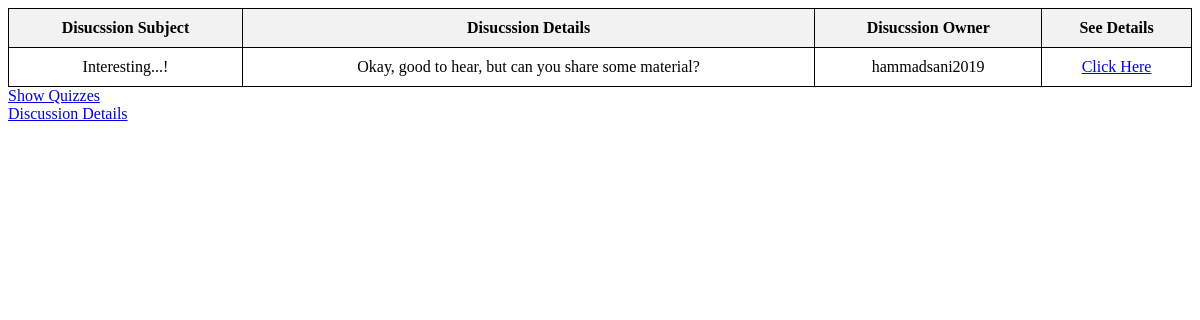
Page /quiz_attempter_homepage/view_discussions/10/ on the committed database.
### quiz_attempter_management/models.py (models this page shows)
class Discussion(models.Model):
    quiz_attempter = models.ForeignKey(QuizAttempter, on_delete=models.CASCADE)
    quiz = models.ForeignKey(Quiz, on_delete=models.CASCADE)
    subject = models.CharField(max_length=200)
    details = models.TextField()

### quiz_attempter_management/views.py (the view)
# urls.py: path('view_discussions/<int:quiz_id>/', views.view_discussions, name="viewdiscussions"),
def view_discussions(request, quiz_id):
    discussions = Discussion.objects.filter(quiz=quiz_id)
    return render(request, 'quiz_attempter_management/view_discussion.html', {"discussions": discussions,
                                                                              'quiz_id': quiz_id})

### quiz_attempter_management/templates/quiz_attempter_management/view_discussion.html (shortened to what this page needs)
{% extends "authentication_system.html" %}
{% block title %}
    <head>
    </head>
{% endblock title %}
{% block content %}
    {% if discussions %}
        <table>
            <thead>
                <tr>
                    <th>Disucssion Subject</th>
                    <th> Disucssion Details </th>
                    <th> Disucssion Owner </th>
                    <th> See Details </th>
                </tr>
            </thead>
            <tbody>
                {% for discussion in discussions %}
                    <tr>
                        <td>{{ discussion.subject }}</td>
                        <td>{{ discussion.details }}</td>
                        <td>{{ discussion.quiz_attempter.username }}</td>
                        <td> <a href="{% url "fulldiscussion" discussion.id %}"> Click Here </a> </td>
                    </tr>
                {% endfor %}
            </tbody>
        </table>
    {% else %}
        <h3>No discussions has been initiated yet</h3>
    {% endif %}
    <a href="{% url "showquizzes" %}">Show Quizzes</a> <br>
    <a href="{% url "discussion" quiz_id %}">Discussion Details</a>
{% endblock content %}

### quiz_attempter_management/templates/quiz_attempter_management/view_discussion.html (style rules this page uses)
table { width: 100%; border-collapse: collapse; }
table, th, td { border: 1px solid black; }
th, td { padding: 10px; text-align: center; }
th { background-color: #f2f2f2; }

### rows in the picture
Discussion: subject "Interesting...!", details "Okay, good to hear, but can you share some material?", quiz_attempter.username "hammadsani2019"
